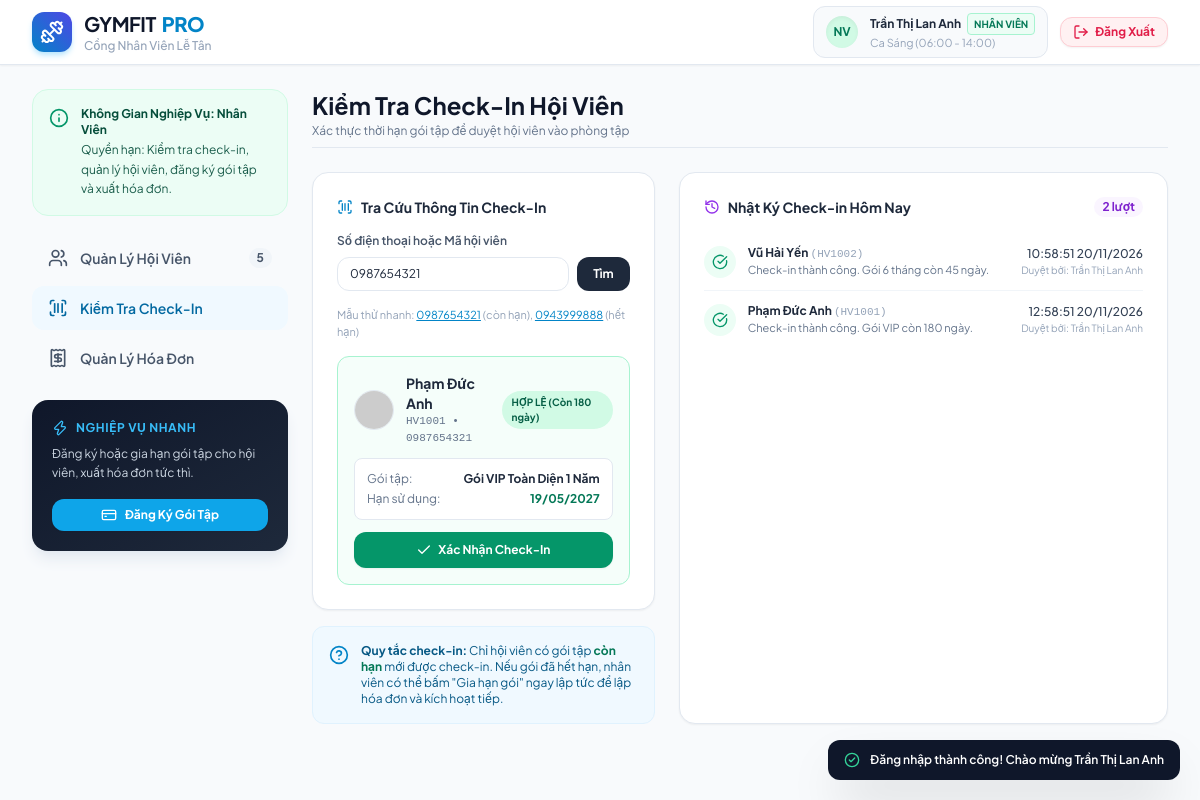
The app's page /checkin.php?search=0987654321 (signed in) with its own data.
### tables this page shows
CREATE TABLE `users` (
    `id` INT AUTO_INCREMENT PRIMARY KEY,
    `ma_nv` VARCHAR(50) UNIQUE NOT NULL,
    `username` VARCHAR(50) UNIQUE NOT NULL,
    `password` VARCHAR(255) NOT NULL,
    `ho_ten` VARCHAR(100) NOT NULL,
    `so_dien_thoai` VARCHAR(20) NOT NULL,
    `email` VARCHAR(100) NULL,
    `vai_tro` ENUM('MANAGER', 'STAFF') NOT NULL DEFAULT 'STAFF',
    `ca_lam_viec` VARCHAR(100) DEFAULT 'Ca Sáng (06:00 - 14:00)',
    `luong_co_ban` DECIMAL(15, 2) DEFAULT 7500000.00,
    `ngay_vao_lam` DATE NULL,
    `phong_ban` VARCHAR(100) DEFAULT 'Ban Quản Lý',
    `phu_cap` DECIMAL(15, 2) DEFAULT 0.00,
    `trang_thai` ENUM('ACTIVE', 'INACTIVE') DEFAULT 'ACTIVE',
    `created_at` TIMESTAMP DEFAULT CURRENT_TIMESTAMP
);

CREATE TABLE `hoi_vien` (
    `id` INT AUTO_INCREMENT PRIMARY KEY,
    `ma_hv` VARCHAR(50) UNIQUE NOT NULL,
    `ho_ten` VARCHAR(100) NOT NULL,
    `so_dien_thoai` VARCHAR(20) NOT NULL,
    `email` VARCHAR(100) NULL,
    `gioi_tinh` ENUM('Nam', 'Nữ', 'Khác') DEFAULT 'Nam',
    `ngay_tham_gia` DATE NOT NULL,
    `goi_tap_id` INT NULL,
    `ngay_het_han` DATE NULL,
    `trang_thai` ENUM('ACTIVE', 'EXPIRED', 'PENDING') DEFAULT 'PENDING',
    `avatar` VARCHAR(255) NULL,
    `created_at` TIMESTAMP DEFAULT CURRENT_TIMESTAMP,
    FOREIGN KEY (`goi_tap_id`) REFERENCES `goi_tap`(`id`) ON DELETE SET NULL
);

CREATE TABLE `goi_tap` (
    `id` INT AUTO_INCREMENT PRIMARY KEY,
    `ma_goi` VARCHAR(50) UNIQUE NOT NULL,
    `ten_goi` VARCHAR(150) NOT NULL,
    `thoi_han_thang` INT NOT NULL DEFAULT 1,
    `gia_tien` DECIMAL(15, 2) NOT NULL DEFAULT 0.00,
    `mo_ta` TEXT NULL,
    `quyen_loi` TEXT NULL,  
    `trang_thai` ENUM('ACTIVE', 'DISABLED') DEFAULT 'ACTIVE',
    `created_at` TIMESTAMP DEFAULT CURRENT_TIMESTAMP
);

CREATE TABLE `check_in` (
    `id` INT AUTO_INCREMENT PRIMARY KEY,
    `hoi_vien_id` INT NOT NULL,
    `nhan_vien_id` INT NOT NULL,
    `thoi_gian_check_in` TIMESTAMP DEFAULT CURRENT_TIMESTAMP,
    `hop_le` TINYINT(1) DEFAULT 1,
    `ghi_chu` VARCHAR(255) NULL,
    FOREIGN KEY (`hoi_vien_id`) REFERENCES `hoi_vien`(`id`) ON DELETE CASCADE,
    FOREIGN KEY (`nhan_vien_id`) REFERENCES `users`(`id`) ON DELETE CASCADE
);

### checkin.php (the view, shortened to what the rows shown need)
<?php
require_once __DIR__ . '/includes/auth.php';
$pdo = getDB();
$searchQuery = trim($_GET['search'] ?? '');
$foundMember = null;
if (!empty($searchQuery)) {
    $foundMember = HoiVien::findByPhoneOrCode($searchQuery, $pdo);
}
$todayLogs = CheckIn::getTodayLogs($pdo);
require_once __DIR__ . '/includes/header.php';
?>
<main class="flex-1 min-w-0 space-y-6">
  <div class="pb-2 border-b border-slate-200">
    <h1 class="text-2xl font-bold text-slate-900">Kiểm Tra Check-In Hội Viên</h1>
  </div>
  <div class="grid grid-cols-1 lg:grid-cols-12 gap-6">
    <div class="lg:col-span-5 space-y-4">
      <div class="bg-white p-6 rounded-2xl border border-slate-200 shadow-sm space-y-4">
        <?php if (!empty($searchQuery)): ?>
          <?php if ($foundMember):
            $isConHan = $foundMember->isGoiConHan();
            $daysLeft = $foundMember->soNgayConLai();
          ?>
            <div class="border rounded-xl p-4 space-y-3 <?= $isConHan ? 'border-emerald-200 bg-emerald-50/50' : 'border-rose-200 bg-rose-50/50' ?>">
              <div class="flex items-center justify-between">
                <div class="flex items-center gap-3">
                  <img src="<?= htmlspecialchars($foundMember->getAvatar()) ?>" class="w-10 h-10 rounded-full border border-slate-200" alt="Avatar">
                  <div>
                    <h4 class="font-bold text-slate-800 text-sm"><?= htmlspecialchars($foundMember->getHoTen()) ?></h4>
                    <p class="text-[11px] text-slate-500 font-mono"><?= $foundMember->getMaHV() ?> • <?= $foundMember->getSoDienThoai() ?></p>
                  </div>
                </div>
                <span class="px-2.5 py-1 rounded-full text-[10px] font-bold <?= $isConHan ? 'bg-emerald-100 text-emerald-800' : 'bg-rose-100 text-rose-800' ?>">
                  <?= $isConHan ? "HỢP LỆ (Còn $daysLeft ngày)" : "GÓI ĐÃ HẾT HẠN" ?>
                </span>
              </div>
              <div class="bg-white p-3 rounded-lg border border-slate-200 text-xs space-y-1">
                <div class="flex justify-between">
                  <span class="text-slate-500">Gói tập:</span>
                  <span class="font-bold text-slate-800"><?= htmlspecialchars($foundMember->getTenGoiTap()) ?></span>
                </div>
                <div class="flex justify-between">
                  <span class="text-slate-500">Hạn sử dụng:</span>
                  <span class="font-bold <?= $isConHan ? 'text-emerald-700' : 'text-rose-600' ?>">
                    <?= $foundMember->getNgayHetHan() ? date('d/m/Y', strtotime($foundMember->getNgayHetHan())) : 'Chưa đăng ký' ?>
                  </span>
                </div>
              </div>
              <div class="flex gap-2">
                <?php if ($isConHan): ?>
                  <form action="action.php?act=do_checkin" method="POST" class="flex-1">
                    <button type="submit" class="w-full py-2.5 bg-emerald-600 hover:bg-emerald-700 rounded-xl font-bold text-xs text-white shadow-sm flex items-center justify-center gap-1.5 transition">
                      <i data-lucide="check" class="w-4 h-4"></i>
                      <span>Xác Nhận Check-In</span>
                    </button>
                  </form>
                <?php endif; ?>
              </div>
            </div>
          <?php endif; ?>
        <?php endif; ?>
      </div>
    </div>
    <div class="lg:col-span-7 bg-white p-6 rounded-2xl border border-slate-200 shadow-sm space-y-4">
      <div class="overflow-hidden">
        <div class="overflow-y-auto max-h-[460px] divide-y divide-slate-100">
          <?php if (empty($todayLogs)): ?>
            <div class="py-8 text-center text-slate-400 text-xs">
              Chưa có lượt check-in nào trong hôm nay
            </div>
          <?php else: ?>
            <?php foreach ($todayLogs as $log):
              $isHopLe = $log->isHopLe();
            ?>
              <div class="py-3 flex items-center justify-between text-xs">
                <div class="flex items-center gap-3">
                  <div class="w-8 h-8 rounded-full flex items-center justify-center shrink-0 <?= $isHopLe ? 'bg-emerald-50 text-emerald-600' : 'bg-rose-50 text-rose-600' ?>">
                    <i data-lucide="<?= $isHopLe ? 'check-circle' : 'x-circle' ?>" class="w-4 h-4"></i>
                  </div>
                  <div>
                    <div class="font-bold text-slate-800">
                      <?= htmlspecialchars($log->getTenHoiVien()) ?>
                      <span class="font-normal text-slate-400 font-mono text-[11px]">(<?= $log->getMaHV() ?>)</span>
                    </div>
                    <div class="text-[11px] text-slate-500"><?= htmlspecialchars($log->getGhiChu()) ?></div>
                  </div>
                </div>
                <div class="text-right">
                  <div class="font-medium text-slate-700"><?= $log->getThoiGianFormatted() ?></div>
                  <div class="text-[10px] text-slate-400">Duyệt bởi: <?= htmlspecialchars($log->getTenNhanVien()) ?></div>
                </div>
              </div>
            <?php endforeach; ?>
          <?php endif; ?>
        </div>
      </div>
    </div>
  </div>
</main>
<?php require_once __DIR__ . '/includes/footer.php'; ?>

### includes/header.php (shortened to what the rows shown need)
<?php
$currentUser = getCurrentUser();
$isManager = $currentUser ? $currentUser->isManager() : false;
?>
<!DOCTYPE html>
<html lang="vi">
<head>
  <script src="https://cdn.tailwindcss.com"></script>
  <link rel="stylesheet" href="css/style.css">
</head>
<body class="bg-slate-50 text-slate-800 min-h-screen flex flex-col antialiased">
  <header class="bg-white border-b border-slate-200 sticky top-0 z-30 shadow-sm">
    <div class="max-w-7xl mx-auto px-4 sm:px-6 lg:px-8">
      <div class="flex items-center justify-between h-16">
        <div class="flex items-center space-x-3">
          <div class="flex items-center space-x-3 px-3 py-1.5 bg-slate-50 rounded-xl border border-slate-200">
            <div class="text-left text-xs">
              <div class="font-bold text-slate-800 flex items-center gap-1.5">
                <span><?= htmlspecialchars($currentUser->getHoTen()) ?></span>
                <span class="px-1.5 py-0.5 rounded text-[10px] font-bold border <?= $isManager ? 'bg-indigo-50 text-indigo-700 border-indigo-200' : 'bg-emerald-50 text-emerald-700 border-emerald-200' ?>">
                  <?= $isManager ? 'QUẢN LÝ TỔNG' : 'NHÂN VIÊN' ?>
                </span>
              </div>
              <div class="text-[11px] text-slate-400">
                <?= $isManager ? 'Toàn quyền điều hành phòng gym' : htmlspecialchars($currentUser->getCaLamViec()) ?>
              </div>
            </div>
          </div>
        </div>
      </div>
    </div>
  </header>
  <div class="flex-1 max-w-7xl w-full mx-auto px-4 sm:px-6 lg:px-8 py-6 flex flex-col md:flex-row gap-6">

### records on screen
users: ho_ten "Trần Thị Lan Anh", ca_lam_viec "Ca Sáng (06:00 - 14:00)"
hoi_vien: ho_ten "Phạm Đức Anh", ma_hv "HV1001", so_dien_thoai "0987654321", ngay_het_han "180", goi_tap.ten_goi "Gói VIP Toàn Diện 1 Năm", ngay_het_han "19/05/2027"
check_in: hop_le 1 (drawn), hoi_vien.ho_ten "Vũ Hải Yến", hoi_vien.ma_hv "HV1002", ghi_chu "Check-in thành công. Gói 6 tháng còn 45 ngày.", thoi_gian_check_in "10:58:51 20/11/2026", nhan_vien.ho_ten "Trần Thị Lan Anh"
check_in: hop_le 1 (drawn), hoi_vien.ho_ten "Phạm Đức Anh", hoi_vien.ma_hv "HV1001", ghi_chu "Check-in thành công. Gói VIP còn 180 ngày.", thoi_gian_check_in "12:58:51 20/11/2026", nhan_vien.ho_ten "Trần Thị Lan Anh"

### other values on screen
$totalMembers "5"
count($todayLogs) "2"
